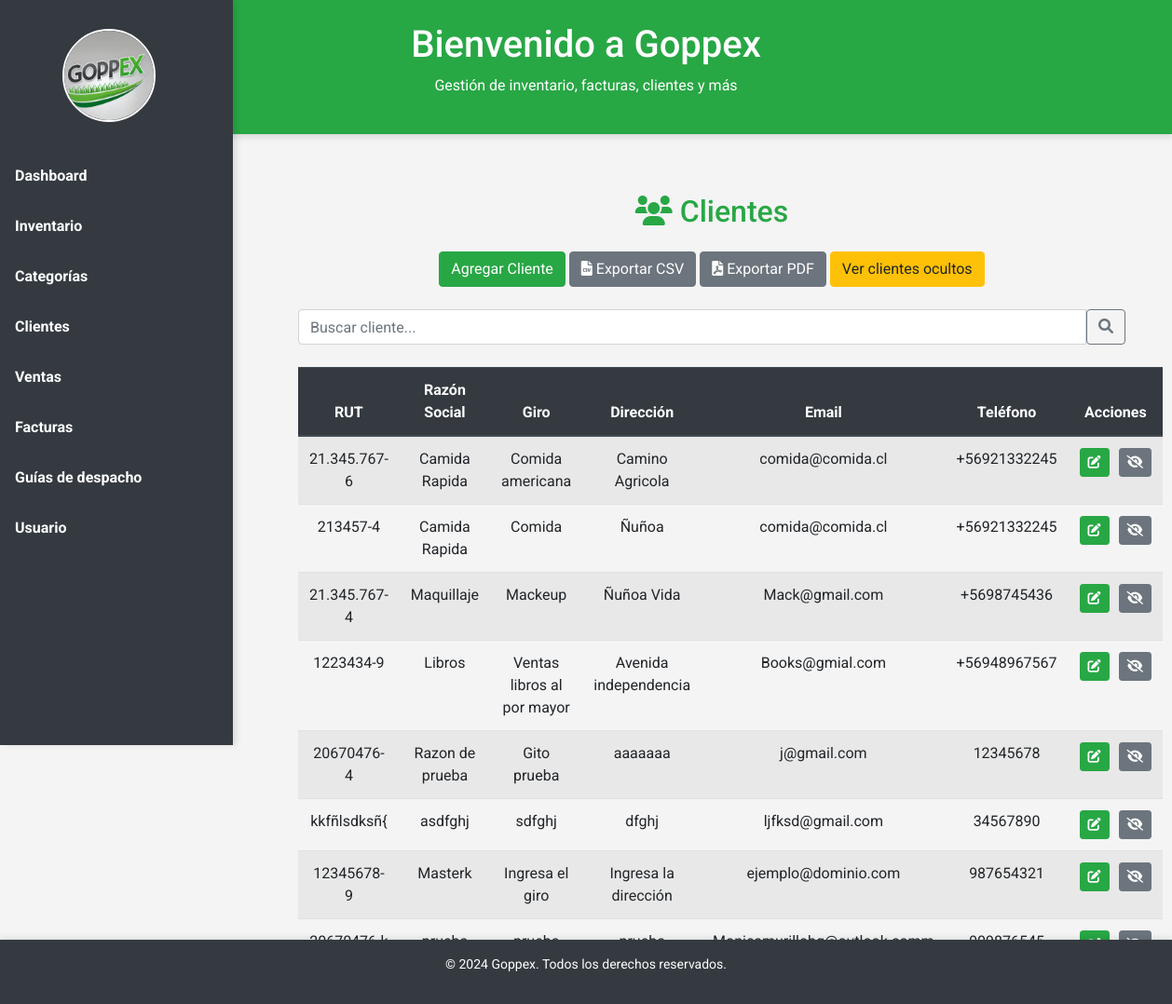
/clientes/, run on the app's committed database.
### inventory/models.py (models this page shows, shortened)
class Cliente(models.Model):
    rut = models.CharField(max_length=15, unique=True)
    razon_social = models.CharField(max_length=255)
    giro = models.CharField(max_length=255)
    direccion = models.CharField(max_length=255)
    correo = models.EmailField()
    telefono = models.CharField(max_length=15)
    fecha_inicio = models.DateTimeField(auto_now_add=True)
    fecha_termino = models.DateTimeField(auto_now=True)
    oculto = models.BooleanField(default=False)  # Agregado para ocultar clientes

### inventory/views.py (the view)
# urls.py: path('clientes/', views.clientes, name='clientes'),
def clientes(request):
    clientes = Cliente.objects.filter(oculto=False)
    return render(request, 'inventory/clientes.html', {'clientes': clientes})

### inventory/templates/inventory/clientes.html (shortened to what this page needs)
{% extends 'base.html' %}
{% block content %}
<div class="container mt-4">
    <h2 class="text-center mb-4 text-success">
        <i class="fas fa-users"></i> Clientes
    </h2>
    <div class="mb-4 text-center">
        <a href="{% url 'agregar_cliente' %}" class="btn btn-success me-2">Agregar Cliente</a>
        <a href="{% url 'exportar_csv_clientes' %}" class="btn btn-secondary me-2">
            <i class="fas fa-file-csv"></i> Exportar CSV
        </a>
        <a href="{% url 'exportar_pdf_clientes' %}" class="btn btn-secondary me-2">
            <i class="fas fa-file-pdf"></i> Exportar PDF
        </a>
        <a href="{% url 'ver_clientes_ocultos' %}" class="btn btn-warning">Ver clientes ocultos</a>
    </div>
    <form method="GET" action="{% url 'clientes' %}" class="mb-4">
        <div class="input-group">
            <input type="text" id="search" class="form-control" placeholder="Buscar cliente...">
            <button class="btn btn-outline-secondary" type="submit">
                <i class="fas fa-search"></i>
            </button>
        </div>
    </form>
    <table class="table table-hover table-striped">
        <thead class="thead-dark text-center">
            <tr>
                <th>RUT</th>
                <th>Razón Social</th>
                <th>Giro</th>
                <th>Dirección</th>
                <th>Email</th>
                <th>Teléfono</th>
                <th>Acciones</th>
            </tr>
        </thead>
        <tbody>
            {% for cliente in clientes %}
            <tr class="text-center">
                <td>{{ cliente.rut }}</td>
                <td>{{ cliente.razon_social }}</td>
                <td>{{ cliente.giro }}</td>
                <td>{{ cliente.direccion }}</td>
                <td>{{ cliente.correo }}</td>
                <td>{{ cliente.telefono }}</td>
                <td>
                    <div class="d-flex justify-content-center">
                            <a href="{% url 'editar_cliente' cliente.id %}" class="btn btn-success btn-sm me-2">
                                <i class="fas fa-edit"></i>
                            </a>
                        <form method="POST" action="{% url 'ocultar_cliente' cliente.id %}">
                            <button type="submit" class="btn btn-secondary btn-sm" style="margin-left: 10px;">
                                <i class="fas fa-eye-slash"></i>
                            </button>
                        </form>
                    </div>
                </td>
            </tr>
            {% endfor %}
        </tbody>
    </table>
</div>
{% endblock %}

### static/css/styles.css (style rules this page uses)
body { font-family: 'Roboto', sans-serif; background-color: #f4f4f4; color: #333; }

### data on the page
Cliente: rut "21.345.767-6", razon_social "Camida Rapida", giro "Comida americana", direccion "Camino Agricola", correo "comida@comida.cl", telefono "+56921332245"
Cliente: rut "213457-4", razon_social "Camida Rapida", giro "Comida", direccion "Ñuñoa", correo "comida@comida.cl", telefono "+56921332245"
Cliente: rut "21.345.767-4", razon_social "Maquillaje", giro "Mackeup", direccion "Ñuñoa Vida", correo "Mack@gmail.com", telefono "+5698745436"
Cliente: rut "1223434-9", razon_social "Libros", giro "Ventas libros al por mayor", direccion "Avenida independencia", correo "Books@gmial.com", telefono "+56948967567"
Cliente: rut "20670476-4", razon_social "Razon de prueba", giro "Gito prueba", direccion "aaaaaaa", correo "j@gmail.com", telefono "12345678"
Cliente: rut "kkfñlsdksñ{", razon_social "asdfghj", giro "sdfghj", direccion "dfghj", correo "ljfksd@gmail.com", telefono "34567890"
Cliente: rut "12345678-9", razon_social "Masterk", giro "Ingresa el giro", direccion "Ingresa la dirección", correo "ejemplo@dominio.com", telefono "987654321"
